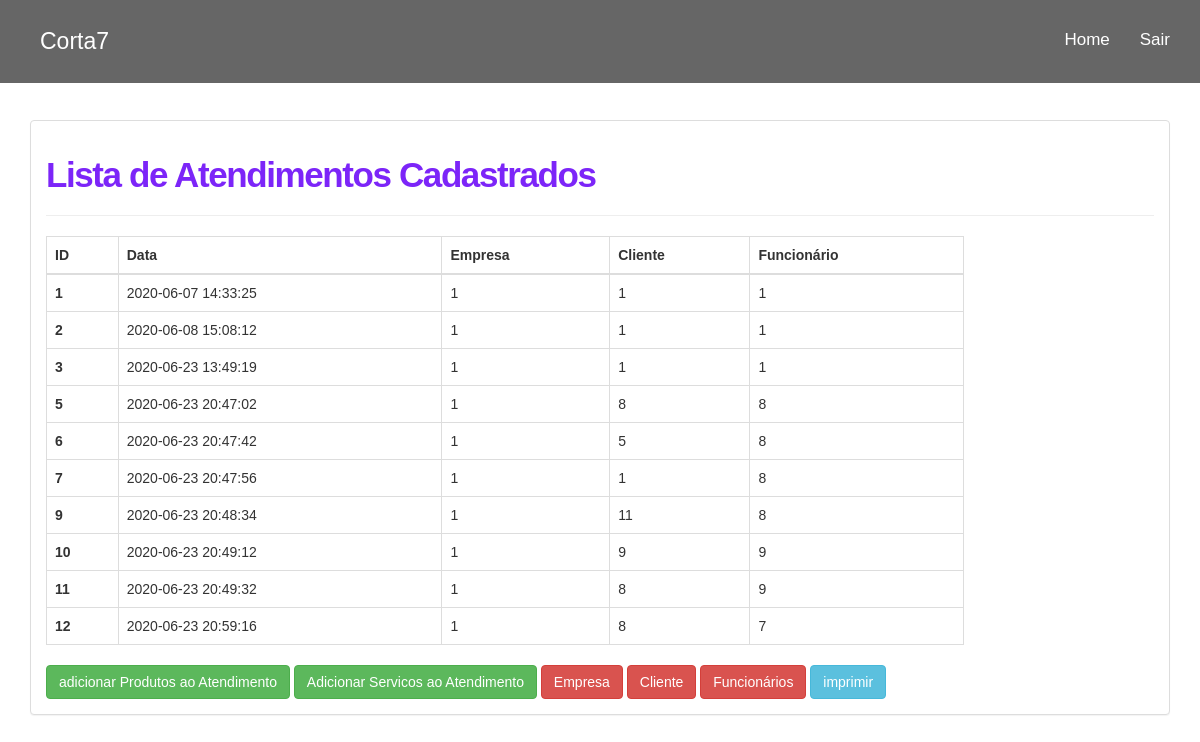
Screenshot of /atendimentoscadastrados.php (signed in) with the database file from the repository.
### tables this page shows
CREATE TABLE `tbatendimento` (
  `id_atendimento` int(11) NOT NULL,
  `data_atendimento` timestamp NOT NULL DEFAULT current_timestamp(),
  `fk_empresa_atend` int(11) NOT NULL,
  `fk_cliente_atend` int(11) NOT NULL,
  `fk_func_atend` int(11) NOT NULL
);

### atendimentoscadastrados.php (the view, shortened to what this page needs)
<!DOCTYPE html>
<html lang="pt-br">
<head>
  <link href="bootstrap/css/bootstrap.min.css" rel="stylesheet">
  <link href="estilo.css" rel="stylesheet">
  </head>
  <body>
    <nav class="navbar navbar-fixed-top navbar-inverse navbar-transparente">
      <div class="container">
        <div class="navbar-header">
        <div class="site-logo">
          <a href="index.php">Corta7</a>
        </div>
      </div>
      <div class="collapse navbar-collapse" id="barra-navegacao">
        <ul class="nav navbar-nav navbar-right">
          <li><a href="home.php">Home</a></li>
          <li><a href="sair.php">Sair</a></li>
        </ul>
      </div>
    </div>
  </nav>
  <div class="container">
    <br /><br />
    <br /><br />
    <br /><br />
    <div id="d">
    <div class="panel panel-default">
     <div class="panel-body">
      <h3 style="font-size: 35px;
      font-weight: 700;
      letter-spacing: -0.04em; color: #7c25f8;">Lista de Atendimentos Cadastrados </h3>
      <hr />
      <div class="row justify-content-center mb-6">
        <div class="col-sm-12 col-md-10 col-gl-8">
          <?php
          $objDb = new db();
          $link = $objDb->conecta_mysql();
          $iduser =  $_SESSION['id_usuario'];
          $sqlprim = "SELECT * FROM tbempresa WHERE idempresa = '$iduser'";
          $resultado_idprim = mysqli_query($link, $sqlprim);
          $dados_func = mysqli_fetch_array($resultado_idprim);
          $funcempresa = $dados_func['idempresa'];
          $sql = "SELECT * FROM tbatendimento WHERE fk_empresa_atend = '$funcempresa' ORDER BY id_atendimento ASC";
          $resultado_func = mysqli_query($link, $sql);
          if(($resultado_func) AND ($resultado_func->num_rows != 0)){
            ?>
            <table class="table table-bordered table-hover">
             <thead>
               <tr>
                <th >ID</th>
                <th >Data</th>
                <th >Empresa</th>
                <th >Cliente</th>
                <th >Funcionário</th>
              </tr>
            </thead>
            <tbody>
              <?php
              while($row_func = mysqli_fetch_array($resultado_func)){
                ?>
                <tr>
                  <th><?php echo $row_func['id_atendimento']; ?></th>
                  <td><?php echo $row_func['data_atendimento']; ?></td>
                  <td><?php echo $row_func['fk_empresa_atend']; ?></td>
                  <td><?php echo $row_func['fk_cliente_atend']; ?></td>
                  <td><?php echo $row_func['fk_func_atend']; ?></td>
                </tr>
              <?php   }  ?>
            </tbody>
          </table>
          <a tabindex="0" class="btn btn-success" role="button" data-toggle="popover" data-placement="right" data-trigger="focus" href="itensatendimento.php"
          title="Editar Fornecedores">adicionar Produtos ao Atendimento</a>
          <a tabindex="0" class="btn btn-success" role="button" data-toggle="popover" data-placement="right" data-trigger="focus" href="servicosatendimento.php"
          title="Excluir Fornecedores">Adicionar Servicos ao Atendimento</a>
          <a tabindex="0" class="btn btn-danger" role="button" data-toggle="popover" data-placement="right" data-trigger="focus" href="empresascadastradas.php"
          title="Editar Fornecedores">Empresa</a>
          <a tabindex="0" class="btn btn-danger" role="button" data-toggle="popover" data-placement="right" data-trigger="focus" href="clientescadastrados.php"
          title="Editar Fornecedores">Cliente</a>
          <a tabindex="0" class="btn btn-danger" role="button" data-toggle="popover" data-placement="right" data-trigger="focus" href="funcionarioscadastrados.php"
          title="Lista de Funcionários">Funcionários</a>
          <input type="button" class="btn btn-info" value="imprimir" name="imprimir" onclick="imprime()">
          <?php
        }else{
          echo "<div class='alert alert-danger' role='alert'>Nenhum Atendimento encontrado!</div>";
        }
        ?>
      </div>
    </div>
  </div>
</div>
</div>
</div>
</body>
</html>

### estilo.css (style rules this page uses)
html, body, .capa { height: 100%; }
body { background: url('imagens/capa4.jpg'); background-attachment: fixed; font-family: Helvetica,Arial,sans-serif; overflow-x: hidden; }
nav.navbar-transparente { padding: 15px 0px; background: rgba(0, 0, 0, 0.6); border: none; }
.site-logo { margin: 5px 5px; padding: 5px 5px; font-size: 23px; }
.site-logo a { color: #fff; text-decoration:none; }
#barra-navegacao { font-size: 17px; }
.navbar-inverse .navbar-nav>li>a { color: white; }
.navbar-inverse .navbar-nav>li>a, footer .nav a { color: white; }
h3 { font-size: 35px; font-weight: 700; letter-spacing: -0.04em; }

### rows the page displays
tbatendimento: id_atendimento "1", data_atendimento "2020-06-07 14:33:25", fk_empresa_atend "1", fk_cliente_atend "1", fk_func_atend "1"
tbatendimento: id_atendimento "2", data_atendimento "2020-06-08 15:08:12", fk_empresa_atend "1", fk_cliente_atend "1", fk_func_atend "1"
tbatendimento: id_atendimento "3", data_atendimento "2020-06-23 13:49:19", fk_empresa_atend "1", fk_cliente_atend "1", fk_func_atend "1"
tbatendimento: id_atendimento "5", data_atendimento "2020-06-23 20:47:02", fk_empresa_atend "1", fk_cliente_atend "8", fk_func_atend "8"
tbatendimento: id_atendimento "6", data_atendimento "2020-06-23 20:47:42", fk_empresa_atend "1", fk_cliente_atend "5", fk_func_atend "8"
tbatendimento: id_atendimento "7", data_atendimento "2020-06-23 20:47:56", fk_empresa_atend "1", fk_cliente_atend "1", fk_func_atend "8"
tbatendimento: id_atendimento "9", data_atendimento "2020-06-23 20:48:34", fk_empresa_atend "1", fk_cliente_atend "11", fk_func_atend "8"
tbatendimento: id_atendimento "10", data_atendimento "2020-06-23 20:49:12", fk_empresa_atend "1", fk_cliente_atend "9", fk_func_atend "9"
tbatendimento: id_atendimento "11", data_atendimento "2020-06-23 20:49:32", fk_empresa_atend "1", fk_cliente_atend "8", fk_func_atend "9"
tbatendimento: id_atendimento "12", data_atendimento "2020-06-23 20:59:16", fk_empresa_atend "1", fk_cliente_atend "8", fk_func_atend "7"
